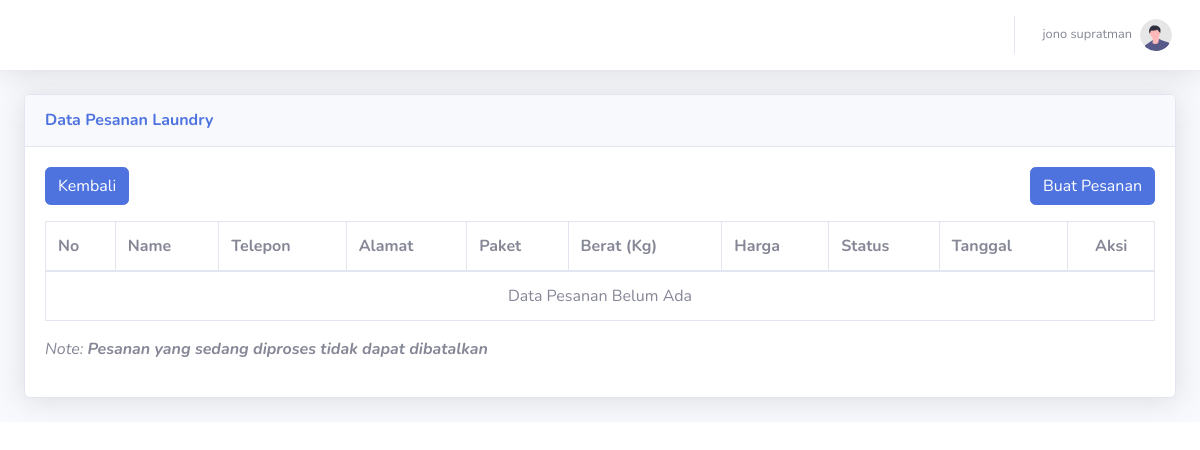
The page /view/user/daftarPesanan.php (signed in) on the database as committed earlier.
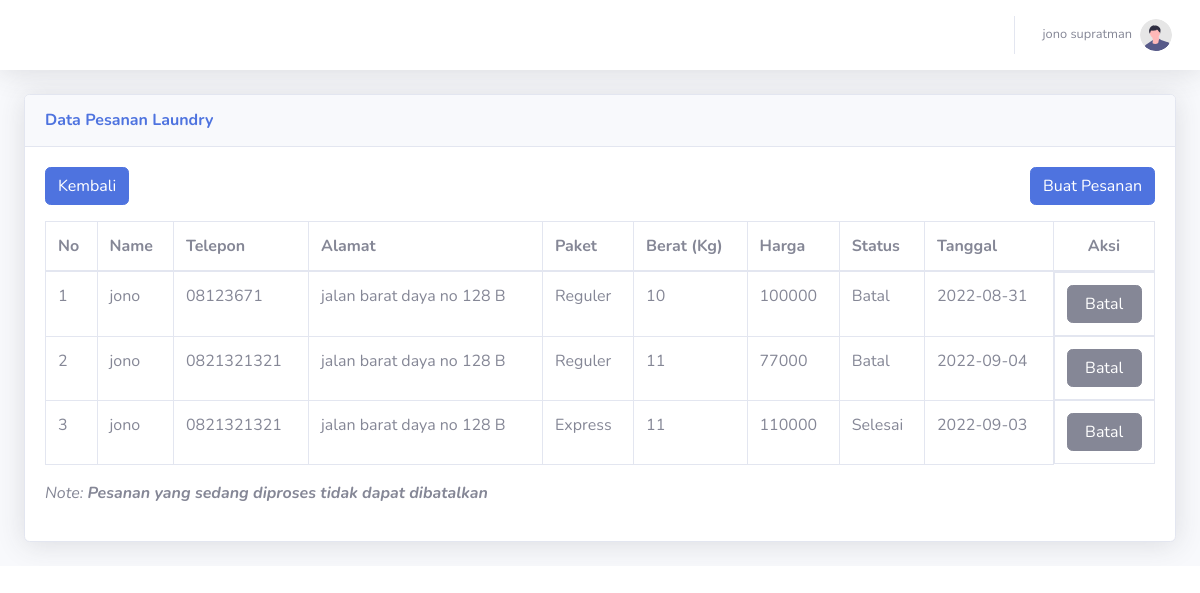
The same page on the database as committed later.
### tables this page shows
CREATE TABLE `tabel_pesanan` (
  `id` int(10) NOT NULL,
  `username` varchar(50) NOT NULL,
  `telepon` varchar(15) NOT NULL,
  `alamat` varchar(100) NOT NULL,
  `nama_paket` varchar(50) NOT NULL,
  `berat` int(50) DEFAULT NULL,
  `harga` int(50) DEFAULT NULL,
  `status` enum('Pending','Belum diproses','Sedang diproses','Selesai diproses','Permintaan pengantaran','Sedang diantar','Selesai','Batal') NOT NULL,
  `tanggal` date NOT NULL
);

### view/user/daftarPesanan.php (the view, shortened to what the changed rows need)
<?php
include '../../action/function.php';
if (isset($_SESSION['isLoginUser'])) {
    $user = $_SESSION['user'];
    $username = $user['username'];
} else {
    $_SESSION['validLogin'] = false;
    $_SESSION['pesan'] = showAlert('danger', 'Harap Login Terlebih Dulu');
    header('location:../../action/auth/login.php');
}
?>
<!DOCTYPE html>
<html lang="en">
<head>
    <link href="../../assets/vendor/fontawesome-free/css/all.min.css" rel="stylesheet" type="text/css" />
    <link href="../../assets/css/sb-admin-2.min.css" rel="stylesheet" />
    <link rel="stylesheet" href="../../assets/vendor/datatables/dataTables.bootstrap4.min.css">
</head>
<body id="page-top">
    <div id="wrapper">
        <div id="content-wrapper" class="d-flex flex-column">
            <div id="content">
                <div class="container-fluid">
                    <div class="card shadow mb-4">
                        <div class="card-body">
                            <div class="table-responsive">
                                <table class="table table-bordered" id="dataPesanan" width="100%" cellspacing="0">
                                    <thead>
                                        <tr>
                                            <th>No</th>
                                            <th>Name</th>
                                            <th>Telepon</th>
                                            <th>Alamat</th>
                                            <th>Paket</th>
                                            <th>Berat (Kg)</th>
                                            <th>Harga</th>
                                            <th>Status</th>
                                            <th>Tanggal</th>
                                            <th class="text-center">Aksi</th>
                                        </tr>
                                    </thead>
                                    <tbody>
                                        <?php
                                        $sql = "select * from tabel_pesanan where username = '$username'";
                                        $query = mysqli_query($conn, $sql);
                                        $data = mysqli_fetch_all($query, MYSQLI_ASSOC);
                                        if (mysqli_num_rows($query) == 0) {
                                            echo '<tr>
                                            <td colspan="10" class="text-center">Data Pesanan Belum Ada</td>
                                        </tr>';
                                        }
                                        $no = 1;
                                        foreach ($data as $row) :
                                        ?>
                                            <tr>
                                                <td><?= $no; ?></td>
                                                <td><?= $row['username'] ?></td>
                                                <td><?= $row['telepon'] ?></td>
                                                <td><?= $row['alamat'] ?></td>
                                                <td><?= $row['nama_paket'] ?></td>
                                                <td><?= $row['berat'] ?></td>
                                                <td><?= $row['harga'] ?></td>
                                                <td><?= $row['status'] ?></td>
                                                <td><?= $row['tanggal'] ?></td>
                                                <?php if ($row['status'] == 'Belum diproses' || $row['status'] == 'Pending') { ?>
                                                    <td class="d-flex justify-content-between ">
                                                        <a class="btn btn-danger btn-block btn-md" href="#" data-toggle="modal" data-target="#deleteModal">
                                                            Batal
                                                        </a>
                                                    </td>
                                                <?php } else { ?>
                                                    <td class="d-flex justify-content-between ">
                                                        <a class="btn btn-secondary btn-block btn-md" href="#" data-toggle="modal" data-target="#">
                                                            Batal
                                                        </a>
                                                    </td>
                                                <?php } ?>
                                            </tr>
                                        <?php
                                            $no++;
                                        endforeach;
                                        ?>
                                    </tbody>
                                </table>
                            </div>
                        </div>
                    </div>
                </div>
            </div>
        </div>
    </div>
</body>
</html>

Rows that differ between the two databases and show on the page:
added tabel_pesanan: username "jono", telepon "08123671", alamat "jalan barat daya no 128 B", nama_paket "Reguler", berat "10", harga "100000", status "Batal", tanggal "2022-08-31"
added tabel_pesanan: username "jono", telepon "0821321321", alamat "jalan barat daya no 128 B", nama_paket "Reguler", berat "11", harga "77000", status "Batal", tanggal "2022-09-04"
added tabel_pesanan: username "jono", telepon "0821321321", alamat "jalan barat daya no 128 B", nama_paket "Express", berat "11", harga "110000", status "Selesai", tanggal "2022-09-03", shows "Batal"
Other text that changed with them:
text no longer shown: "Data Pesanan Belum Ada"
